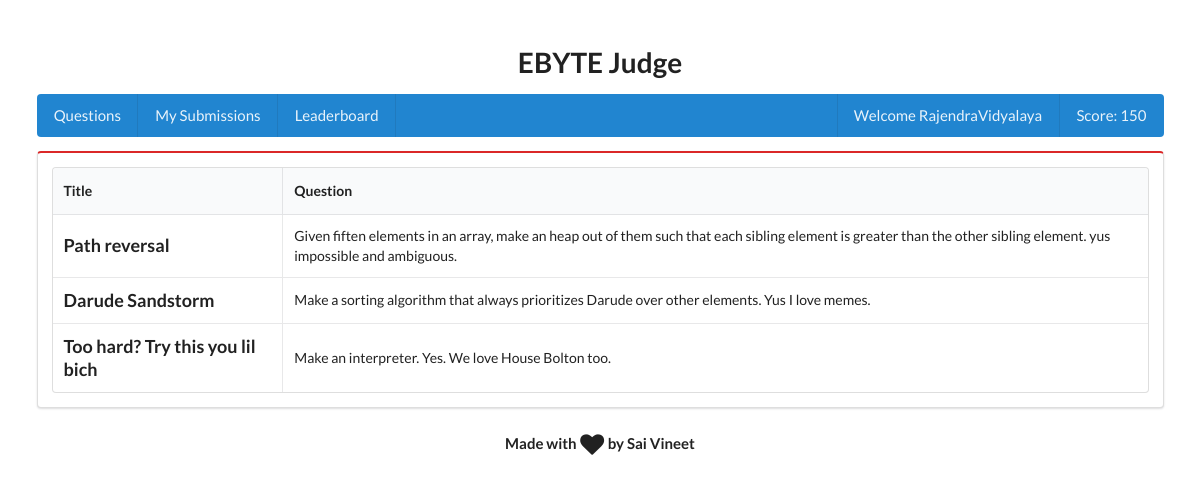
The page /main/ (signed in) on the database its author committed.
### main/models.py (models this page shows)
class Participant(models.Model):
    user = models.OneToOneField(User)
    score = models.IntegerField()

class Question(models.Model):
    question_title = models.CharField(max_length=512)
    question_desc = models.TextField()
    input_data = models.TextField()
    expected_output = models.TextField()

### main/views.py (the view)
@login_required
def index(request):
    latest_question_list = Question.objects.all()
    context = {'questions': latest_question_list}
    return render(request, 'main/index.html', context)

### main/templates/main/index.html (shortened to what this page needs)
{% extends "base.html" %}
{% block content %}
    {% if questions %}
        <table class="ui celled table">
            <thead>
                <tr>
                    <th>Title</th>
                    <th>Question</th>
                </tr>
            </thead>
            <tbody>
                {% for question in questions %}
                    <tr>
                        <td>
                            <a class="ui header" href="/main/{{ question.id }}">
                                {{ question.question_title }}
                            </a>
                        </td>
                        <td>
                            {{ question.question_desc }}
                        </td>
                    </tr>
                {% endfor %}
            </tbody>
        </table>
    {% else %}
        <h2>No questions yet</h2>
    {% endif %}
{% endblock %}

### main/templates/base.html (shortened to what this page needs)
<!DOCTYPE html>
<html lang="en">
<head>
    <link rel="stylesheet" href="https://cdnjs.cloudflare.com/ajax/libs/semantic-ui/2.1.4/semantic.min.css">
</head>
<body>
    <div class="ui grid container">
        <div class="column">
            <br>
            <h1 class="ui centered huge header">
                EBYTE Judge
            </h1>
            <div class="ui blue inverted large menu">
                <a href="/main/" class="item">
                    Questions
                </a>
                <a href="/main/submissions" class="item">
                    My Submissions
                </a>
                <a href="/main/leaderboard" class="item">
                    Leaderboard
                </a>
                <div class="right menu">
                    <div class="item">
                        Welcome {{ request.user.username }}
                    </div>
                    {% if request.user.participant %}
                        <div class="item">
                            Score: {{ request.user.participant.score }}
                        </div>
                    {% endif %}
                </div>
            </div>
            <div class="ui red segment">
                {% block content %}
                {% endblock %}
            </div>
        </div>
    </div>
    <div class="ui small centered header">
        Made with <i class="small heart icon" style="display: inline; margin:0;"></i> by Sai Vineet
    </div>
</body>
</html>

### rows shown on the page
Question: question_title "Path reversal", question_desc "Given fiften elements in an array, make an heap out of them such that each sibling element is greater than the other sibling element. yus impossible and ambiguous."
Question: question_title "Darude Sandstorm", question_desc "Make a sorting algorithm that always prioritizes Darude over other elements. Yus I love memes."
Question: question_title "Too hard? Try this you lil bich", question_desc "Make an interpreter. Yes. We love House Bolton too."

### other values the page prints
{{ request.user.username }} "RajendraVidyalaya"
{{ request.user.participant.score }} "150"
